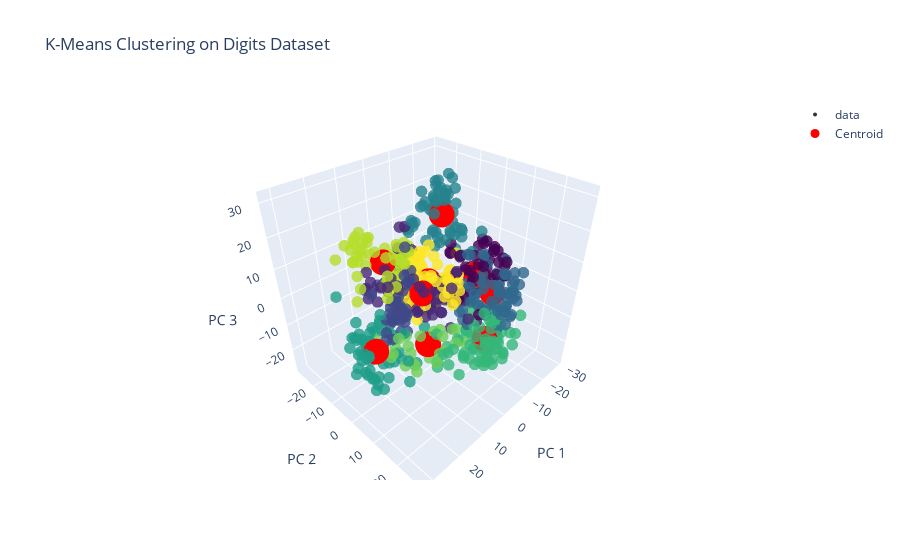

Notebook cell for this chart:
### Markdown cell above
## Visualizing K-Means Clustering on Digits Dataset

The provided code block visualizes the results of K-Means clustering applied to the digits dataset in a 3D scatter plot.

### K-Means Clustering
- K-Means clustering is performed on the training data with 10 clusters (`n_clusters=10`) using the `KMeans` class from scikit-learn.
- The model is trained on the reduced-dimensional feature matrix (`x_train`) obtained through PCA.

### Visualization
- The 3D scatter plot is created using Plotly's `Scatter3d` object.
- Each data point in the scatter plot represents a digit image transformed into a lower-dimensional space by PCA.
- Data points are colored according to the predicted cluster labels obtained from K-Means clustering.
- The color mapping is defined based on the predicted cluster labels and the predefined colors.

### Plot Layout
- The layout of the plot is specified using Plotly's `Layout` object.
- The title of the plot and axis labels for the three principal components (PC1, PC2, and PC3) are defined in the layout.

This visualization provides insight into how the digits are clustered in the reduced-dimensional space by K-Means clustering, facilitating the exploration of patterns and clusters within the dataset.

### Code cell
model = KMeans(n_clusters=10)
model.fit(x_pca_train)

y_predicted = model.predict(x_pca_test)

centroids = model.cluster_centers_

scatter = go.Scatter3d(
    x=x_pca_test[:, 0],
    y=x_pca_test[:, 1],
    z=x_pca_test[:, 2],
    mode='markers',
    marker=dict(
        size=4,
        color=colors[y_predicted],
        opacity=0.8
    ),
    name='data'
)

centroid_scatter = go.Scatter3d(
    x=centroids[:, 0],
    y=centroids[:, 1],
    z=centroids[:, 2],
    mode='markers',
    marker=dict(
        size=9,
        color='red',
        opacity=1,
        symbol="diamond"
    ),
    name='Centroid'
)

layout = go.Layout(
    title='K-Means Clustering on Digits Dataset',
    scene=dict(
        xaxis=dict(title='PC 1'),
        yaxis=dict(title='PC 2'),
        zaxis=dict(title='PC 3')
    )
)

fig = go.Figure(data=[scatter, centroid_scatter], layout=layout)
fig.show()

### Figure 1 — Plotly figure (JSON) as saved in the notebook; plotly's stock layout.template omitted (floating-point values rounded to 4 significant figures; data arrays with more than 128 entries replaced by an {"elided": "..."} marker saying what was removed)
{"data": [{"marker": {"color": {"elided": "594x4 float values"}, "opacity": 0.8, "size": 4}, "mode": "markers", "name": "data", "type": "scatter3d", "x": {"elided": "594 float values"}, "y": {"elided": "594 float values"}, "z": {"elided": "594 float values"}}, {"marker": {"color": "red", "opacity": 1, "size": 9}, "mode": "markers", "name": "Centroid", "type": "scatter3d", "x": [-20.92, 16.19, -1.688, -15.08, -9.324, 23.28, 1.169, 1.288, 5.178, -2.329], "y": [-1.359, 11.99, -15.9, 10.18, -6.117, 0.6561, 20.79, -1.234, -16.76, -4.641], "z": [-3.844, 14.06, -12.96, -2.406, 20.14, -7.894, -4.425, -20.35, 5.531, 0.8098]}], "layout": {"scene": {"xaxis": {"title": {"text": "PC 1"}}, "yaxis": {"title": {"text": "PC 2"}}, "zaxis": {"title": {"text": "PC 3"}}}, "title": {"text": "K-Means Clustering on Digits Dataset"}}}
